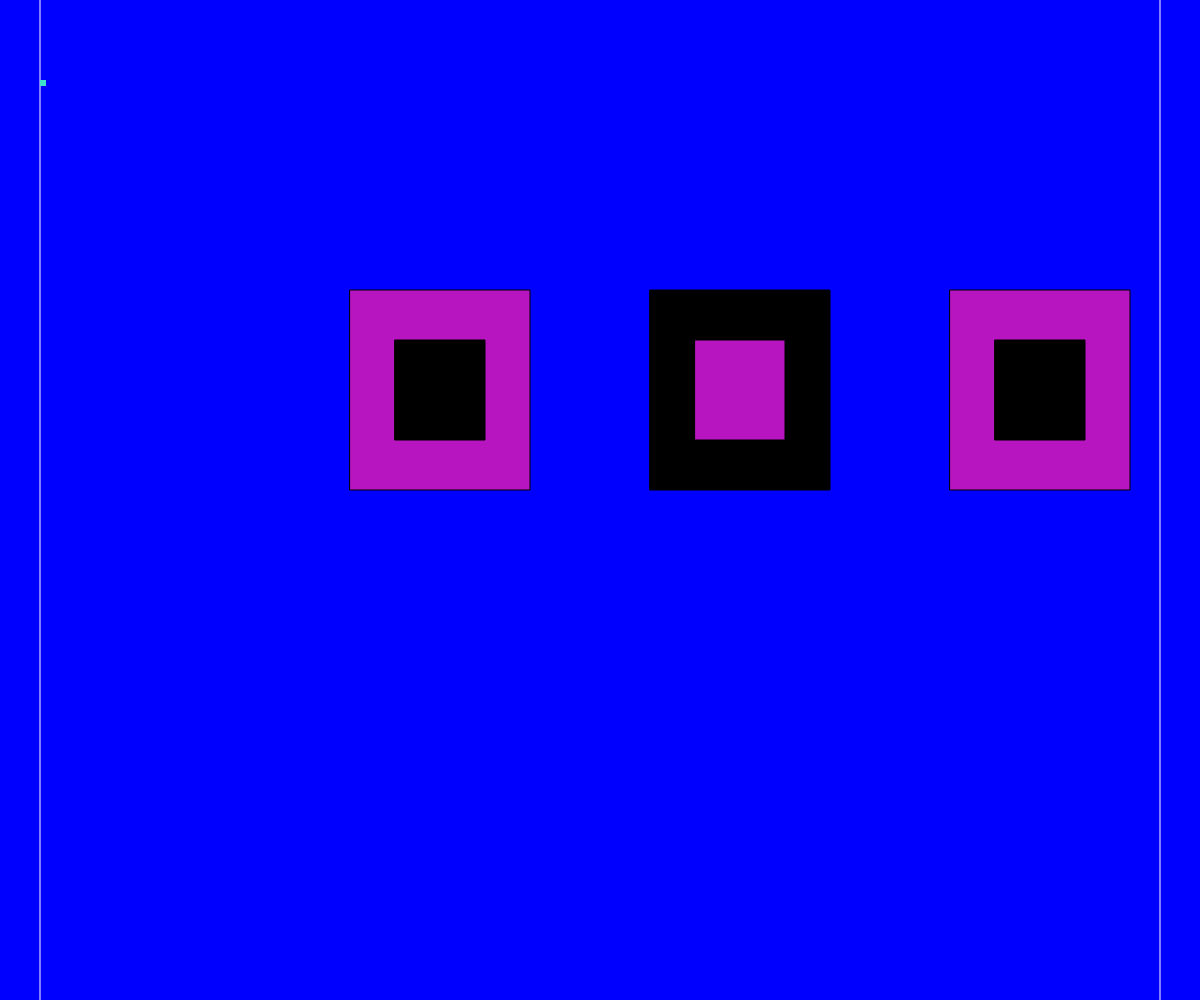
Frame 1 (no input)
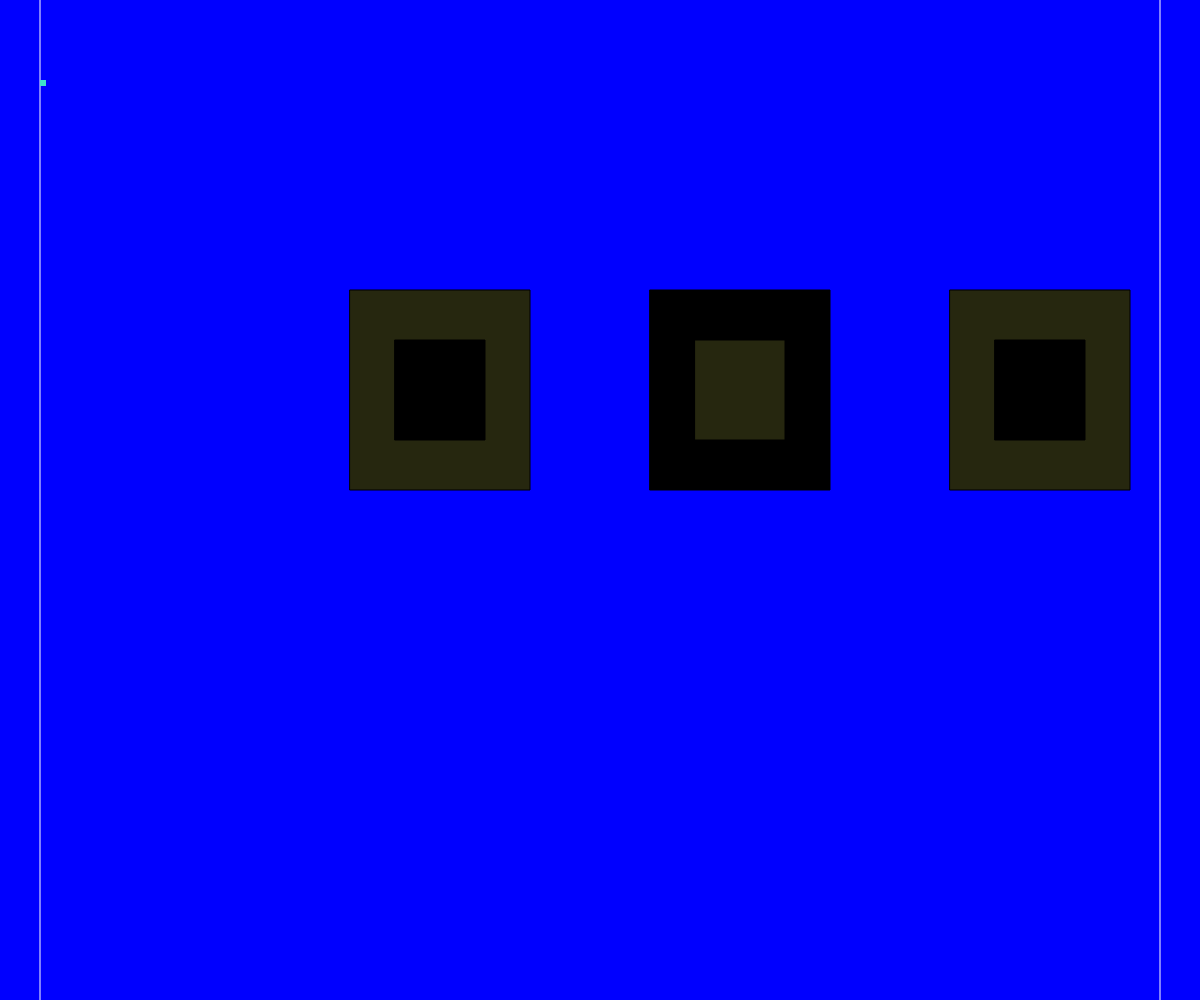
Frame 60 (no input)
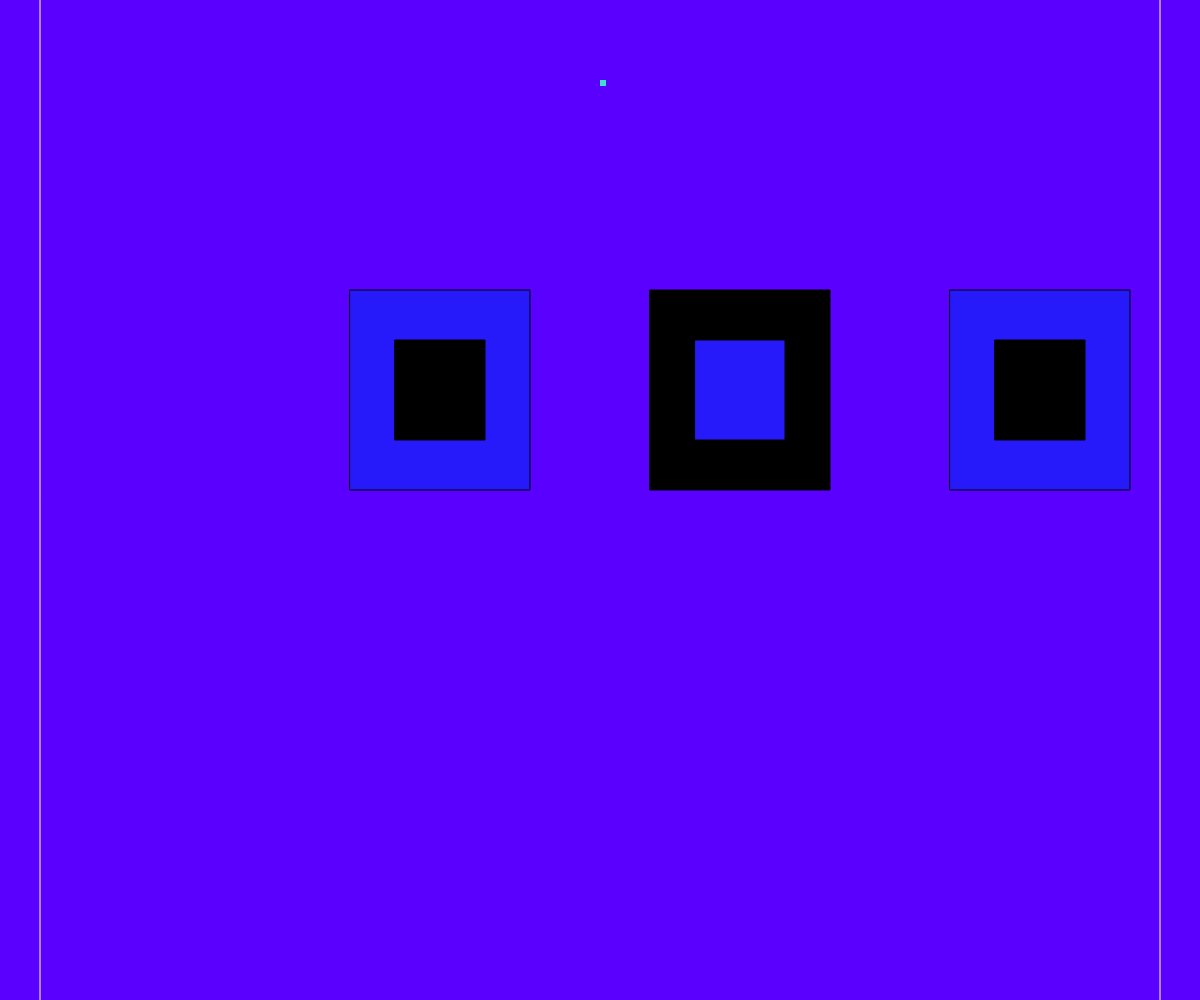
Frame 120 (the mouse pressed at the canvas centre since frame 60)

The p5.js sketch that drew these frames (run headless with seeded random() and noise() and a simulated clock; from frame 60 on, the mouse is pressed at the canvas centre):

// p5.js sketch
// ── sketch.js
// set color variables for background
var r = 200;
var b = 255;

function setup(){
createCanvas( windowWidth, windowHeight );

}

// create background
function draw(){
// set background to change color with mouse position
r = map( mouseX, windowWidth, windowHeight, 255, 200 );
b = map( mouseX, windowWidth, windowHeight, 200, 255 );
  background( r, 0, b );

/* ******************** */
/* CONSTRAIN RECT SANDBOX */
/* ******************** */
push();
var lWall = 40;
var rWall = width - 40;

var conMouse = constrain( mouseX, lWall, rWall );
// Create object
var obj = {
  x: conMouse,
  y: 40 * 2,
  diameter: 3 * 2
};

// constrain walls/boundaries
stroke( '100' );
line( lWall, 0, lWall, height );
line( rWall, 0, rWall, height );
// rectangle
noStroke();
fill('rgb(63, 224, 202)');
rect( obj.x, obj.y, obj.diameter, obj.diameter );

pop(); // END CONSTRAIN

/* ******************** */
/* RANDOM COLOR RECTANGLE */
/* ******************** */
push();
translate( 350, 350);
// create an array for sizes of rectangles
var s = [ 90, 40, 100 ];

// set strict random color set
var r = ( random(256) );
var g = ( random(100) );
var b = ( random(256) );

// create outer color-changing rectangle
rectMode(RADIUS);
fill( r, g, b );
// change set sizes to use new array
rect( s[0], s[1], s[0], s[2] );

// create black center rectangle
rectMode(CENTER);
fill(0);
// change set sizes to use new array
rect( s[0], s[1], s[0], s[2] );

pop(); // END RECTANGLE

// Add 2 more rectangle sets using same array across page

/* ******************** */
/* SECOND RECTANGE SET */
/* ******************** */

push();
translate( 650, 350 );

rectMode(RADIUS);
// middle rect opposite of other 2
fill(0);
rect( s[0], s[1], s[0], s[2] );

rectMode(CENTER);
fill( r, g, b );
rect( s[0], s[1], s[0], s[2] );


pop(); // END SECOND RECT SET

/* ******************** */
/* THIRD SET (FIRST RECT REPLICA) */
/* ******************** */

push();
translate( 950 , 350 );

rectMode(RADIUS);
fill( r, g, b );

rect( s[0], s[1], s[0], s[2] );

rectMode(CENTER);
fill(0);
rect( s[0], s[1], s[0], s[2] );



pop(); // END 3RD RECT

// END OF SKETCH
}
